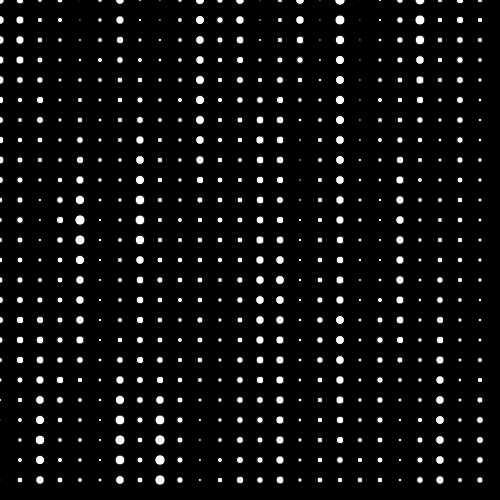
Frame 1 (no input)
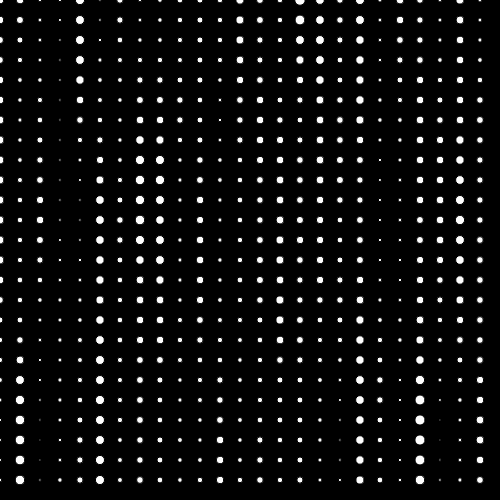
Frame 60 (no input)
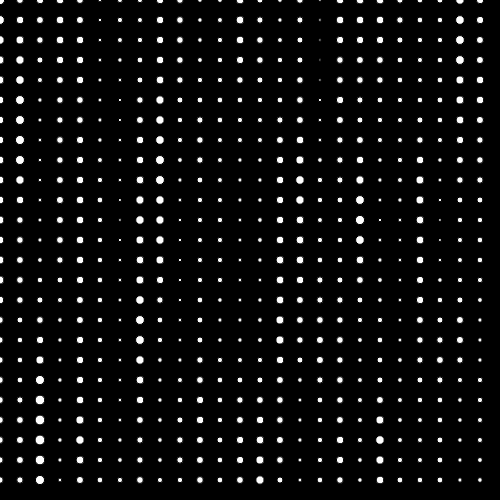
Frame 120 (the mouse pressed at the canvas centre since frame 60)

The p5.js sketch that drew these frames (run headless with seeded random() and noise() and a simulated clock; from frame 60 on, the mouse is pressed at the canvas centre):

// p5.js sketch
// ── sketch.js

var time=0;
function setup() {
  createCanvas(500,500);
  circle=0;
}

function draw() {
  background(0);

  fill(255);
  var space=20;
  var circleSize=10;
  time=time+0.02;

  for(var circleX=0;circleX<width;circleX=circleX+space){
   for(var circleY=0;circleY<height;circleY=circleY+space){
  //circleSize=random (5,10);
  //circleSize= (Math.sin( circleX*0.1)+Math.cos(circleY*0.1))*4+3;
  var noiseVal= noise( circleX*0.9,circleY*0.00451, time);
  circleSize=noiseVal*13;
  //fill(circleSize*10);
  ellipse(circleX,circleY,circleSize,circleSize);


   }

  }




}
